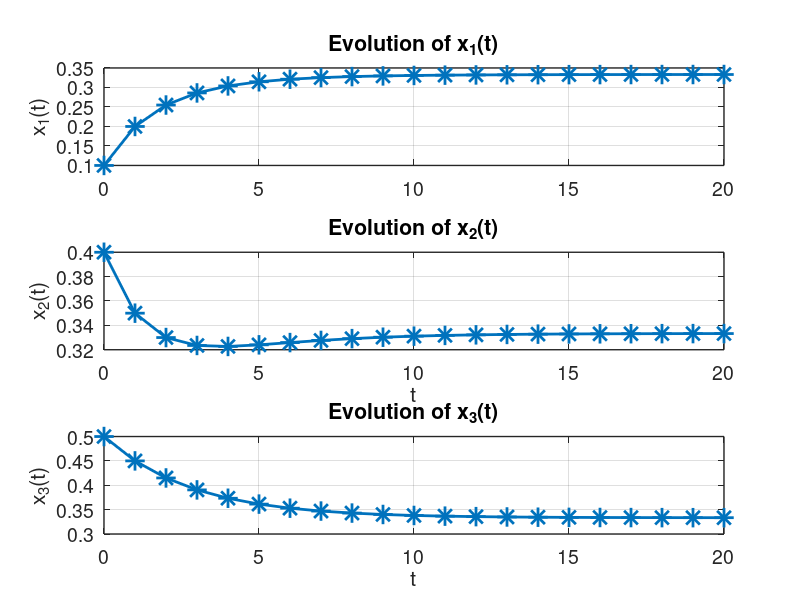

Here is the MATLAB script that generated this plot:
% illustrate the stability of x(t+1) = A x(t)
% Modified version of Dr. Gugercin's check_stability.m

set(0, 'defaultaxesfontsize',14,'defaultaxeslinewidth',1.0,...
    'defaultlinelinewidth',2.0,'defaultpatchlinewidth',1.0,...
    'defaulttextfontsize',18,'DefaultLineMarkerSize',14)
x0 = [.1;.4;0.5];

l1 = 1;    v1 = [1 1 1]';    % first eigenpair
l2 = 0.7;     v2 = [-1 -1 2]';    % second eigenpair
l3 = 0.5;      v3= [-1 1 0]';

V = [v1 v2 v3];       % eigenvector matrix
L = diag([l1 l2 l3]); % eigenvalue matrix
% A = V*(L/V);

A = [0.7, .2, .1; 0.2, 0.7, .1; .1, .1, .8];
% b = [3; 9];

% Simulate x(t+1) = A x(t), x(0) = x0 and store
x = x0;
for i=1:20
    x(:,i+1) = A*x(:,i);
end

% Plot the solution

subplot(3,1,1)
plot(0:i,x(1,:),'-*')
ylabel('x_1(t)')
title('Evolution of x_1(t)')
grid on

subplot(3,1,2)
plot(0:i,x(2,:),'-*')
ylabel('x_2(t)')
xlabel('t')
title('Evolution of x_2(t)')
grid on

subplot(3,1,3)
plot(0:i,x(3,:),'-*')
ylabel('x_3(t)')
xlabel('t')
title('Evolution of x_3(t)')
grid on

